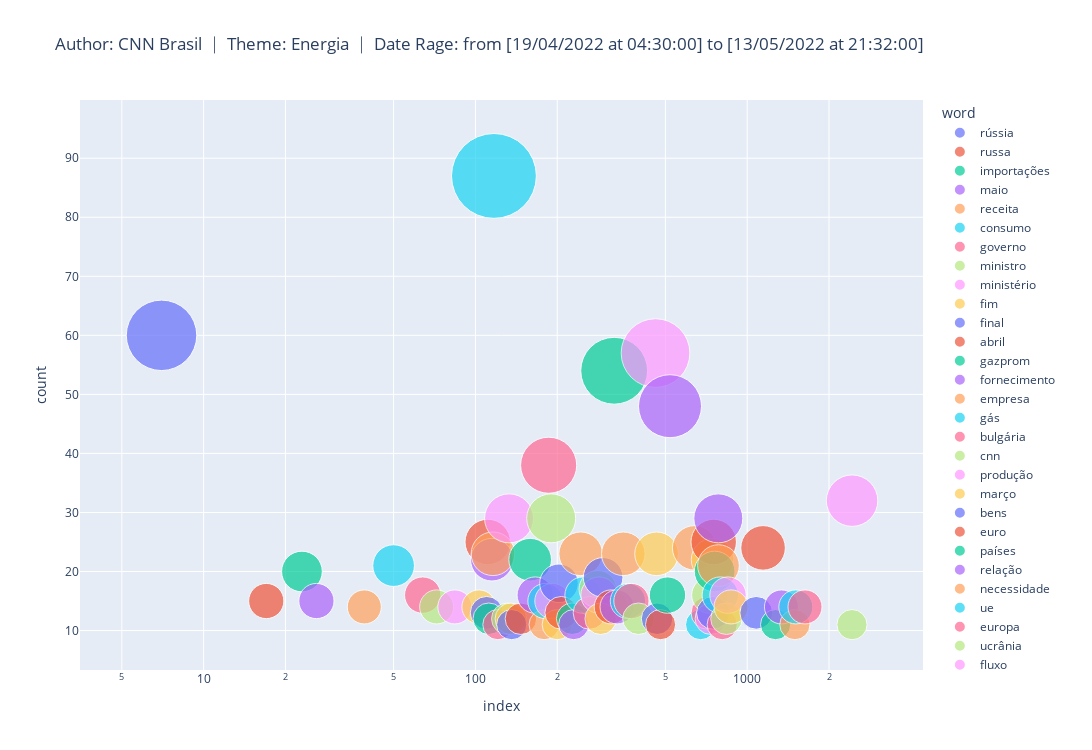

Write notebook code for a chart like this one.
### Code cell
df2 = pd.DataFrame.from_dict(wordcloud_text, orient='index')

df2 = df2.rename(columns={0:'count'})
df2['word'] = df2.index

df2 = df2.reset_index(drop=True)
df2 = df2[['word','count']]



fig = px.scatter(df2.query('count > 10'),
                y="count",
                size="count",
                color="word",
                hover_name="word",
                log_x=True,
                title = wordcloud_title,
                width=1500, 
                height=750,
                size_max=60)
fig.show()

### Figure 1 — Plotly figure (JSON) as saved in the notebook; plotly's stock layout.template omitted (floating-point values rounded to 4 significant figures)
{"data": [{"hovertemplate": "<b>%{hovertext}</b><br><br>word=rússia<br>index=%{x}<br>count=%{marker.size}<extra></extra>", "hovertext": ["rússia"], "legendgroup": "rússia", "marker": {"color": "#636efa", "size": [60], "sizemode": "area", "sizeref": 0.02417, "symbol": "circle"}, "mode": "markers", "name": "rússia", "orientation": "v", "showlegend": true, "type": "scatter", "x": [7], "xaxis": "x", "y": [60], "yaxis": "y"}, {"hovertemplate": "<b>%{hovertext}</b><br><br>word=russa<br>index=%{x}<br>count=%{marker.size}<extra></extra>", "hovertext": ["russa"], "legendgroup": "russa", "marker": {"color": "#EF553B", "size": [15], "sizemode": "area", "sizeref": 0.02417, "symbol": "circle"}, "mode": "markers", "name": "russa", "orientation": "v", "showlegend": true, "type": "scatter", "x": [17], "xaxis": "x", "y": [15], "yaxis": "y"}, {"hovertemplate": "<b>%{hovertext}</b><br><br>word=importações<br>index=%{x}<br>count=%{marker.size}<extra></extra>", "hovertext": ["importações"], "legendgroup": "importações", "marker": {"color": "#00cc96", "size": [20], "sizemode": "area", "sizeref": 0.02417, "symbol": "circle"}, "mode": "markers", "name": "importações", "orientation": "v", "showlegend": true, "type": "scatter", "x": [23], "xaxis": "x", "y": [20], "yaxis": "y"}, {"hovertemplate": "<b>%{hovertext}</b><br><br>word=maio<br>index=%{x}<br>count=%{marker.size}<extra></extra>", "hovertext": ["maio"], "legendgroup": "maio", "marker": {"color": "#ab63fa", "size": [15], "sizemode": "area", "sizeref": 0.02417, "symbol": "circle"}, "mode": "markers", "name": "maio", "orientation": "v", "showlegend": true, "type": "scatter", "x": [26], "xaxis": "x", "y": [15], "yaxis": "y"}, {"hovertemplate": "<b>%{hovertext}</b><br><br>word=receita<br>index=%{x}<br>count=%{marker.size}<extra></extra>", "hovertext": ["receita"], "legendgroup": "receita", "marker": {"color": "#FFA15A", "size": [14], "sizemode": "area", "sizeref": 0.02417, "symbol": "circle"}, "mode": "markers", "name": "receita", "orientation": "v", "showlegend": true, "type": "scatter", "x": [39], "xaxis": "x", "y": [14], "yaxis": "y"}, {"hovertemplate": "<b>%{hovertext}</b><br><br>word=consumo<br>index=%{x}<br>count=%{marker.size}<extra></extra>", "hovertext": ["consumo"], "legendgroup": "consumo", "marker": {"color": "#19d3f3", "size": [21], "sizemode": "area", "sizeref": 0.02417, "symbol": "circle"}, "mode": "markers", "name": "consumo", "orientation": "v", "showlegend": true, "type": "scatter", "x": [50], "xaxis": "x", "y": [21], "yaxis": "y"}, {"hovertemplate": "<b>%{hovertext}</b><br><br>word=governo<br>index=%{x}<br>count=%{marker.size}<extra></extra>", "hovertext": ["governo"], "legendgroup": "governo", "marker": {"color": "#FF6692", "size": [16], "sizemode": "area", "sizeref": 0.02417, "symbol": "circle"}, "mode": "markers", "name": "governo", "orientation": "v", "showlegend": true, "type": "scatter", "x": [64], "xaxis": "x", "y": [16], "yaxis": "y"}, {"hovertemplate": "<b>%{hovertext}</b><br><br>word=ministro<br>index=%{x}<br>count=%{marker.size}<extra></extra>", "hovertext": ["ministro"], "legendgroup": "ministro", "marker": {"color": "#B6E880", "size": [14], "sizemode": "area", "sizeref": 0.02417, "symbol": "circle"}, "mode": "markers", "name": "ministro", "orientation": "v", "showlegend": true, "type": "scatter", "x": [72], "xaxis": "x", "y": [14], "yaxis": "y"}, {"hovertemplate": "<b>%{hovertext}</b><br><br>word=ministério<br>index=%{x}<br>count=%{marker.size}<extra></extra>", "hovertext": ["ministério"], "legendgroup": "ministério", "marker": {"color": "#FF97FF", "size": [14], "sizemode": "area", "sizeref": 0.02417, "symbol": "circle"}, "mode": "markers", "name": "ministério", "orientation": "v", "showlegend": true, "type": "scatter", "x": [84], "xaxis": "x", "y": [14], "yaxis": "y"}, {"hovertemplate": "<b>%{hovertext}</b><br><br>word=fim<br>index=%{x}<br>count=%{marker.size}<extra></extra>", "hovertext": ["fim"], "legendgroup": "fim", "marker": {"color": "#FECB52", "size": [14], "sizemode": "area", "sizeref": 0.02417, "symbol": "circle"}, "mode": "markers", "name": "fim", "orientation": "v", "showlegend": true, "type": "scatter", "x": [103], "xaxis": "x", "y": [14], "yaxis": "y"}, {"hovertemplate": "<b>%{hovertext}</b><br><br>word=final<br>index=%{x}<br>count=%{marker.size}<extra></extra>", "hovertext": ["final"], "legendgroup": "final", "marker": {"color": "#636efa", "size": [13], "sizemode": "area", "sizeref": 0.02417, "symbol": "circle"}, "mode": "markers", "name": "final", "orientation": "v", "showlegend": true, "type": "scatter", "x": [110], "xaxis": "x", "y": [13], "yaxis": "y"}, {"hovertemplate": "<b>%{hovertext}</b><br><br>word=abril<br>index=%{x}<br>count=%{marker.size}<extra></extra>", "hovertext": ["abril"], "legendgroup": "abril", "marker": {"color": "#EF553B", "size": [25], "sizemode": "area", "sizeref": 0.02417, "symbol": "circle"}, "mode": "markers", "name": "abril", "orientation": "v", "showlegend": true, "type": "scatter", "x": [111], "xaxis": "x", "y": [25], "yaxis": "y"}, {"hovertemplate": "<b>%{hovertext}</b><br><br>word=gazprom<br>index=%{x}<br>count=%{marker.size}<extra></extra>", "hovertext": ["gazprom"], "legendgroup": "gazprom", "marker": {"color": "#00cc96", "size": [12], "sizemode": "area", "sizeref": 0.02417, "symbol": "circle"}, "mode": "markers", "name": "gazprom", "orientation": "v", "showlegend": true, "type": "scatter", "x": [112], "xaxis": "x", "y": [12], "yaxis": "y"}, {"hovertemplate": "<b>%{hovertext}</b><br><br>word=fornecimento<br>index=%{x}<br>count=%{marker.size}<extra></extra>", "hovertext": ["fornecimento"], "legendgroup": "fornecimento", "marker": {"color": "#ab63fa", "size": [22], "sizemode": "area", "sizeref": 0.02417, "symbol": "circle"}, "mode": "markers", "name": "fornecimento", "orientation": "v", "showlegend": true, "type": "scatter", "x": [115], "xaxis": "x", "y": [22], "yaxis": "y"}, {"hovertemplate": "<b>%{hovertext}</b><br><br>word=empresa<br>index=%{x}<br>count=%{marker.size}<extra></extra>", "hovertext": ["empresa"], "legendgroup": "empresa", "marker": {"color": "#FFA15A", "size": [23], "sizemode": "area", "sizeref": 0.02417, "symbol": "circle"}, "mode": "markers", "name": "empresa", "orientation": "v", "showlegend": true, "type": "scatter", "x": [116], "xaxis": "x", "y": [23], "yaxis": "y"}, {"hovertemplate": "<b>%{hovertext}</b><br><br>word=gás<br>index=%{x}<br>count=%{marker.size}<extra></extra>", "hovertext": ["gás"], "legendgroup": "gás", "marker": {"color": "#19d3f3", "size": [87], "sizemode": "area", "sizeref": 0.02417, "symbol": "circle"}, "mode": "markers", "name": "gás", "orientation": "v", "showlegend": true, "type": "scatter", "x": [117], "xaxis": "x", "y": [87], "yaxis": "y"}, {"hovertemplate": "<b>%{hovertext}</b><br><br>word=bulgária<br>index=%{x}<br>count=%{marker.size}<extra></extra>", "hovertext": ["bulgária"], "legendgroup": "bulgária", "marker": {"color": "#FF6692", "size": [11], "sizemode": "area", "sizeref": 0.02417, "symbol": "circle"}, "mode": "markers", "name": "bulgária", "orientation": "v", "showlegend": true, "type": "scatter", "x": [121], "xaxis": "x", "y": [11], "yaxis": "y"}, {"hovertemplate": "<b>%{hovertext}</b><br><br>word=cnn<br>index=%{x}<br>count=%{marker.size}<extra></extra>", "hovertext": ["cnn"], "legendgroup": "cnn", "marker": {"color": "#B6E880", "size": [12], "sizemode": "area", "sizeref": 0.02417, "symbol": "circle"}, "mode": "markers", "name": "cnn", "orientation": "v", "showlegend": true, "type": "scatter", "x": [131], "xaxis": "x", "y": [12], "yaxis": "y"}, {"hovertemplate": "<b>%{hovertext}</b><br><br>word=produção<br>index=%{x}<br>count=%{marker.size}<extra></extra>", "hovertext": ["produção"], "legendgroup": "produção", "marker": {"color": "#FF97FF", "size": [29], "sizemode": "area", "sizeref": 0.02417, "symbol": "circle"}, "mode": "markers", "name": "produção", "orientation": "v", "showlegend": true, "type": "scatter", "x": [133], "xaxis": "x", "y": [29], "yaxis": "y"}, {"hovertemplate": "<b>%{hovertext}</b><br><br>word=março<br>index=%{x}<br>count=%{marker.size}<extra></extra>", "hovertext": ["março"], "legendgroup": "março", "marker": {"color": "#FECB52", "size": [12], "sizemode": "area", "sizeref": 0.02417, "symbol": "circle"}, "mode": "markers", "name": "março", "orientation": "v", "showlegend": true, "type": "scatter", "x": [135], "xaxis": "x", "y": [12], "yaxis": "y"}, {"hovertemplate": "<b>%{hovertext}</b><br><br>word=bens<br>index=%{x}<br>count=%{marker.size}<extra></extra>", "hovertext": ["bens"], "legendgroup": "bens", "marker": {"color": "#636efa", "size": [11], "sizemode": "area", "sizeref": 0.02417, "symbol": "circle"}, "mode": "markers", "name": "bens", "orientation": "v", "showlegend": true, "type": "scatter", "x": [136], "xaxis": "x", "y": [11], "yaxis": "y"}, {"hovertemplate": "<b>%{hovertext}</b><br><br>word=euro<br>index=%{x}<br>count=%{marker.size}<extra></extra>", "hovertext": ["euro"], "legendgroup": "euro", "marker": {"color": "#EF553B", "size": [12], "sizemode": "area", "sizeref": 0.02417, "symbol": "circle"}, "mode": "markers", "name": "euro", "orientation": "v", "showlegend": true, "type": "scatter", "x": [147], "xaxis": "x", "y": [12], "yaxis": "y"}, {"hovertemplate": "<b>%{hovertext}</b><br><br>word=países<br>index=%{x}<br>count=%{marker.size}<extra></extra>", "hovertext": ["países"], "legendgroup": "países", "marker": {"color": "#00cc96", "size": [22], "sizemode": "area", "sizeref": 0.02417, "symbol": "circle"}, "mode": "markers", "name": "países", "orientation": "v", "showlegend": true, "type": "scatter", "x": [159], "xaxis": "x", "y": [22], "yaxis": "y"}, {"hovertemplate": "<b>%{hovertext}</b><br><br>word=relação<br>index=%{x}<br>count=%{marker.size}<extra></extra>", "hovertext": ["relação"], "legendgroup": "relação", "marker": {"color": "#ab63fa", "size": [16], "sizemode": "area", "sizeref": 0.02417, "symbol": "circle"}, "mode": "markers", "name": "relação", "orientation": "v", "showlegend": true, "type": "scatter", "x": [166], "xaxis": "x", "y": [16], "yaxis": "y"}, {"hovertemplate": "<b>%{hovertext}</b><br><br>word=necessidade<br>index=%{x}<br>count=%{marker.size}<extra></extra>", "hovertext": ["necessidade"], "legendgroup": "necessidade", "marker": {"color": "#FFA15A", "size": [11], "sizemode": "area", "sizeref": 0.02417, "symbol": "circle"}, "mode": "markers", "name": "necessidade", "orientation": "v", "showlegend": true, "type": "scatter", "x": [179], "xaxis": "x", "y": [11], "yaxis": "y"}, {"hovertemplate": "<b>%{hovertext}</b><br><br>word=ue<br>index=%{x}<br>count=%{marker.size}<extra></extra>", "hovertext": ["ue"], "legendgroup": "ue", "marker": {"color": "#19d3f3", "size": [15], "sizemode": "area", "sizeref": 0.02417, "symbol": "circle"}, "mode": "markers", "name": "ue", "orientation": "v", "showlegend": true, "type": "scatter", "x": [181], "xaxis": "x", "y": [15], "yaxis": "y"}, {"hovertemplate": "<b>%{hovertext}</b><br><br>word=europa<br>index=%{x}<br>count=%{marker.size}<extra></extra>", "hovertext": ["europa"], "legendgroup": "europa", "marker": {"color": "#FF6692", "size": [38], "sizemode": "area", "sizeref": 0.02417, "symbol": "circle"}, "mode": "markers", "name": "europa", "orientation": "v", "showlegend": true, "type": "scatter", "x": [186], "xaxis": "x", "y": [38], "yaxis": "y"}, {"hovertemplate": "<b>%{hovertext}</b><br><br>word=ucrânia<br>index=%{x}<br>count=%{marker.size}<extra></extra>", "hovertext": ["ucrânia"], "legendgroup": "ucrânia", "marker": {"color": "#B6E880", "size": [29], "sizemode": "area", "sizeref": 0.02417, "symbol": "circle"}, "mode": "markers", "name": "ucrânia", "orientation": "v", "showlegend": true, "type": "scatter", "x": [190], "xaxis": "x", "y": [29], "yaxis": "y"}, {"hovertemplate": "<b>%{hovertext}</b><br><br>word=fluxo<br>index=%{x}<br>count=%{marker.size}<extra></extra>", "hovertext": ["fluxo"], "legendgroup": "fluxo", "marker": {"color": "#FF97FF", "size": [15], "sizemode": "area", "sizeref": 0.02417, "symbol": "circle"}, "mode": "markers", "name": "fluxo", "orientation": "v", "showlegend": true, "type": "scatter", "x": [192], "xaxis": "x", "y": [15], "yaxis": "y"}, {"hovertemplate": "<b>%{hovertext}</b><br><br>word=gasoduto<br>index=%{x}<br>count=%{marker.size}<extra></extra>", "hovertext": ["gasoduto"], "legendgroup": "gasoduto", "marker": {"color": "#FECB52", "size": [11], "sizemode": "area", "sizeref": 0.02417, "symbol": "circle"}, "mode": "markers", "name": "gasoduto", "orientation": "v", "showlegend": true, "type": "scatter", "x": [200], "xaxis": "x", "y": [11], "yaxis": "y"}, {"hovertemplate": "<b>%{hovertext}</b><br><br>word=polônia<br>index=%{x}<br>count=%{marker.size}<extra></extra>", "hovertext": ["polônia"], "legendgroup": "polônia", "marker": {"color": "#636efa", "size": [18], "sizemode": "area", "sizeref": 0.02417, "symbol": "circle"}, "mode": "markers", "name": "polônia", "orientation": "v", "showlegend": true, "type": "scatter", "x": [203], "xaxis": "x", "y": [18], "yaxis": "y"}, {"hovertemplate": "<b>%{hovertext}</b><br><br>word=alemanha<br>index=%{x}<br>count=%{marker.size}<extra></extra>", "hovertext": ["alemanha"], "legendgroup": "alemanha", "marker": {"color": "#EF553B", "size": [13], "sizemode": "area", "sizeref": 0.02417, "symbol": "circle"}, "mode": "markers", "name": "alemanha", "orientation": "v", "showlegend": true, "type": "scatter", "x": [207], "xaxis": "x", "y": [13], "yaxis": "y"}, {"hovertemplate": "<b>%{hovertext}</b><br><br>word=sanções<br>index=%{x}<br>count=%{marker.size}<extra></extra>", "hovertext": ["sanções"], "legendgroup": "sanções", "marker": {"color": "#00cc96", "size": [12], "sizemode": "area", "sizeref": 0.02417, "symbol": "circle"}, "mode": "markers", "name": "sanções", "orientation": "v", "showlegend": true, "type": "scatter", "x": [227], "xaxis": "x", "y": [12], "yaxis": "y"}, {"hovertemplate": "<b>%{hovertext}</b><br><br>word=estatal<br>index=%{x}<br>count=%{marker.size}<extra></extra>", "hovertext": ["estatal"], "legendgroup": "estatal", "marker": {"color": "#ab63fa", "size": [11], "sizemode": "area", "sizeref": 0.02417, "symbol": "circle"}, "mode": "markers", "name": "estatal", "orientation": "v", "showlegend": true, "type": "scatter", "x": [230], "xaxis": "x", "y": [11], "yaxis": "y"}, {"hovertemplate": "<b>%{hovertext}</b><br><br>word=economia<br>index=%{x}<br>count=%{marker.size}<extra></extra>", "hovertext": ["economia"], "legendgroup": "economia", "marker": {"color": "#FFA15A", "size": [23], "sizemode": "area", "sizeref": 0.02417, "symbol": "circle"}, "mode": "markers", "name": "economia", "orientation": "v", "showlegend": true, "type": "scatter", "x": [244], "xaxis": "x", "y": [23], "yaxis": "y"}, {"hovertemplate": "<b>%{hovertext}</b><br><br>word=grande<br>index=%{x}<br>count=%{marker.size}<extra></extra>", "hovertext": ["grande"], "legendgroup": "grande", "marker": {"color": "#19d3f3", "size": [16], "sizemode": "area", "sizeref": 0.02417, "symbol": "circle"}, "mode": "markers", "name": "grande", "orientation": "v", "showlegend": true, "type": "scatter", "x": [249], "xaxis": "x", "y": [16], "yaxis": "y"}, {"hovertemplate": "<b>%{hovertext}</b><br><br>word=mês<br>index=%{x}<br>count=%{marker.size}<extra></extra>", "hovertext": ["mês"], "legendgroup": "mês", "marker": {"color": "#FF6692", "size": [13], "sizemode": "area", "sizeref": 0.02417, "symbol": "circle"}, "mode": "markers", "name": "mês", "orientation": "v", "showlegend": true, "type": "scatter", "x": [263], "xaxis": "x", "y": [13], "yaxis": "y"}, {"hovertemplate": "<b>%{hovertext}</b><br><br>word=guerra<br>index=%{x}<br>count=%{marker.size}<extra></extra>", "hovertext": ["guerra"], "legendgroup": "guerra", "marker": {"color": "#B6E880", "size": [17], "sizemode": "area", "sizeref": 0.02417, "symbol": "circle"}, "mode": "markers", "name": "guerra", "orientation": "v", "showlegend": true, "type": "scatter", "x": [282], "xaxis": "x", "y": [17], "yaxis": "y"}, {"hovertemplate": "<b>%{hovertext}</b><br><br>word=meses<br>index=%{x}<br>count=%{marker.size}<extra></extra>", "hovertext": ["meses"], "legendgroup": "meses", "marker": {"color": "#FF97FF", "size": [16], "sizemode": "area", "sizeref": 0.02417, "symbol": "circle"}, "mode": "markers", "name": "meses", "orientation": "v", "showlegend": true, "type": "scatter", "x": [285], "xaxis": "x", "y": [16], "yaxis": "y"}, {"hovertemplate": "<b>%{hovertext}</b><br><br>word=parte<br>index=%{x}<br>count=%{marker.size}<extra></extra>", "hovertext": ["parte"], "legendgroup": "parte", "marker": {"color": "#FECB52", "size": [12], "sizemode": "area", "sizeref": 0.02417, "symbol": "circle"}, "mode": "markers", "name": "parte", "orientation": "v", "showlegend": true, "type": "scatter", "x": [289], "xaxis": "x", "y": [12], "yaxis": "y"}, {"hovertemplate": "<b>%{hovertext}</b><br><br>word=milhões<br>index=%{x}<br>count=%{marker.size}<extra></extra>", "hovertext": ["milhões"], "legendgroup": "milhões", "marker": {"color": "#636efa", "size": [19], "sizemode": "area", "sizeref": 0.02417, "symbol": "circle"}, "mode": "markers", "name": "milhões", "orientation": "v", "showlegend": true, "type": "scatter", "x": [295], "xaxis": "x", "y": [19], "yaxis": "y"}, {"hovertemplate": "<b>%{hovertext}</b><br><br>word=impacto<br>index=%{x}<br>count=%{marker.size}<extra></extra>", "hovertext": ["impacto"], "legendgroup": "impacto", "marker": {"color": "#EF553B", "size": [14], "sizemode": "area", "sizeref": 0.02417, "symbol": "circle"}, "mode": "markers", "name": "impacto", "orientation": "v", "showlegend": true, "type": "scatter", "x": [316], "xaxis": "x", "y": [14], "yaxis": "y"}, {"hovertemplate": "<b>%{hovertext}</b><br><br>word=mercado<br>index=%{x}<br>count=%{marker.size}<extra></extra>", "hovertext": ["mercado"], "legendgroup": "mercado", "marker": {"color": "#00cc96", "size": [54], "sizemode": "area", "sizeref": 0.02417, "symbol": "circle"}, "mode": "markers", "name": "mercado", "orientation": "v", "showlegend": true, "type": "scatter", "x": [324], "xaxis": "x", "y": [54], "yaxis": "y"}, {"hovertemplate": "<b>%{hovertext}</b><br><br>word=recorde<br>index=%{x}<br>count=%{marker.size}<extra></extra>", "hovertext": ["recorde"], "legendgroup": "recorde", "marker": {"color": "#ab63fa", "size": [14], "sizemode": "area", "sizeref": 0.02417, "symbol": "circle"}, "mode": "markers", "name": "recorde", "orientation": "v", "showlegend": true, "type": "scatter", "x": [332], "xaxis": "x", "y": [14], "yaxis": "y"}, {"hovertemplate": "<b>%{hovertext}</b><br><br>word=medida<br>index=%{x}<br>count=%{marker.size}<extra></extra>", "hovertext": ["medida"], "legendgroup": "medida", "marker": {"color": "#FFA15A", "size": [23], "sizemode": "area", "sizeref": 0.02417, "symbol": "circle"}, "mode": "markers", "name": "medida", "orientation": "v", "showlegend": true, "type": "scatter", "x": [350], "xaxis": "x", "y": [23], "yaxis": "y"}, {"hovertemplate": "<b>%{hovertext}</b><br><br>word=analista<br>index=%{x}<br>count=%{marker.size}<extra></extra>", "hovertext": ["analista"], "legendgroup": "analista", "marker": {"color": "#19d3f3", "size": [15], "sizemode": "area", "sizeref": 0.02417, "symbol": "circle"}, "mode": "markers", "name": "analista", "orientation": "v", "showlegend": true, "type": "scatter", "x": [364], "xaxis": "x", "y": [15], "yaxis": "y"}, {"hovertemplate": "<b>%{hovertext}</b><br><br>word=outro<br>index=%{x}<br>count=%{marker.size}<extra></extra>", "hovertext": ["outro"], "legendgroup": "outro", "marker": {"color": "#FF6692", "size": [15], "sizemode": "area", "sizeref": 0.02417, "symbol": "circle"}, "mode": "markers", "name": "outro", "orientation": "v", "showlegend": true, "type": "scatter", "x": [375], "xaxis": "x", "y": [15], "yaxis": "y"}, {"hovertemplate": "<b>%{hovertext}</b><br><br>word=bloco<br>index=%{x}<br>count=%{marker.size}<extra></extra>", "hovertext": ["bloco"], "legendgroup": "bloco", "marker": {"color": "#B6E880", "size": [12], "sizemode": "area", "sizeref": 0.02417, "symbol": "circle"}, "mode": "markers", "name": "bloco", "orientation": "v", "showlegend": true, "type": "scatter", "x": [398], "xaxis": "x", "y": [12], "yaxis": "y"}, {"hovertemplate": "<b>%{hovertext}</b><br><br>word=petróleo<br>index=%{x}<br>count=%{marker.size}<extra></extra>", "hovertext": ["petróleo"], "legendgroup": "petróleo", "marker": {"color": "#FF97FF", "size": [57], "sizemode": "area", "sizeref": 0.02417, "symbol": "circle"}, "mode": "markers", "name": "petróleo", "orientation": "v", "showlegend": true, "type": "scatter", "x": [460], "xaxis": "x", "y": [57], "yaxis": "y"}, {"hovertemplate": "<b>%{hovertext}</b><br><br>word=aumento<br>index=%{x}<br>count=%{marker.size}<extra></extra>", "hovertext": ["aumento"], "legendgroup": "aumento", "marker": {"color": "#FECB52", "size": [23], "sizemode": "area", "sizeref": 0.02417, "symbol": "circle"}, "mode": "markers", "name": "aumento", "orientation": "v", "showlegend": true, "type": "scatter", "x": [464], "xaxis": "x", "y": [23], "yaxis": "y"}, {"hovertemplate": "<b>%{hovertext}</b><br><br>word=invasão<br>index=%{x}<br>count=%{marker.size}<extra></extra>", "hovertext": ["invasão"], "legendgroup": "invasão", "marker": {"color": "#636efa", "size": [12], "sizemode": "area", "sizeref": 0.02417, "symbol": "circle"}, "mode": "markers", "name": "invasão", "orientation": "v", "showlegend": true, "type": "scatter", "x": [466], "xaxis": "x", "y": [12], "yaxis": "y"}, {"hovertemplate": "<b>%{hovertext}</b><br><br>word=barris<br>index=%{x}<br>count=%{marker.size}<extra></extra>", "hovertext": ["barris"], "legendgroup": "barris", "marker": {"color": "#EF553B", "size": [11], "sizemode": "area", "sizeref": 0.02417, "symbol": "circle"}, "mode": "markers", "name": "barris", "orientation": "v", "showlegend": true, "type": "scatter", "x": [480], "xaxis": "x", "y": [11], "yaxis": "y"}, {"hovertemplate": "<b>%{hovertext}</b><br><br>word=índia<br>index=%{x}<br>count=%{marker.size}<extra></extra>", "hovertext": ["índia"], "legendgroup": "índia", "marker": {"color": "#00cc96", "size": [16], "sizemode": "area", "sizeref": 0.02417, "symbol": "circle"}, "mode": "markers", "name": "índia", "orientation": "v", "showlegend": true, "type": "scatter", "x": [509], "xaxis": "x", "y": [16], "yaxis": "y"}, {"hovertemplate": "<b>%{hovertext}</b><br><br>word=preço<br>index=%{x}<br>count=%{marker.size}<extra></extra>", "hovertext": ["preço"], "legendgroup": "preço", "marker": {"color": "#ab63fa", "size": [48], "sizemode": "area", "sizeref": 0.02417, "symbol": "circle"}, "mode": "markers", "name": "preço", "orientation": "v", "showlegend": true, "type": "scatter", "x": [520], "xaxis": "x", "y": [48], "yaxis": "y"}, {"hovertemplate": "<b>%{hovertext}</b><br><br>word=us<br>index=%{x}<br>count=%{marker.size}<extra></extra>", "hovertext": ["us"], "legendgroup": "us", "marker": {"color": "#FFA15A", "size": [24], "sizemode": "area", "sizeref": 0.02417, "symbol": "circle"}, "mode": "markers", "name": "us", "orientation": "v", "showlegend": true, "type": "scatter", "x": [641], "xaxis": "x", "y": [24], "yaxis": "y"}, {"hovertemplate": "<b>%{hovertext}</b><br><br>word=indústria<br>index=%{x}<br>count=%{marker.size}<extra></extra>", "hovertext": ["indústria"], "legendgroup": "indústria", "marker": {"color": "#19d3f3", "size": [11], "sizemode": "area", "sizeref": 0.02417, "symbol": "circle"}, "mode": "markers", "name": "indústria", "orientation": "v", "showlegend": true, "type": "scatter", "x": [674], "xaxis": "x", "y": [11], "yaxis": "y"}, {"hovertemplate": "<b>%{hovertext}</b><br><br>word=projeto<br>index=%{x}<br>count=%{marker.size}<extra></extra>", "hovertext": ["projeto"], "legendgroup": "projeto", "marker": {"color": "#FF6692", "size": [13], "sizemode": "area", "sizeref": 0.02417, "symbol": "circle"}, "mode": "markers", "name": "projeto", "orientation": "v", "showlegend": true, "type": "scatter", "x": [714], "xaxis": "x", "y": [13], "yaxis": "y"}, {"hovertemplate": "<b>%{hovertext}</b><br><br>word=reajuste<br>index=%{x}<br>count=%{marker.size}<extra></extra>", "hovertext": ["reajuste"], "legendgroup": "reajuste", "marker": {"color": "#B6E880", "size": [16], "sizemode": "area", "sizeref": 0.02417, "symbol": "circle"}, "mode": "markers", "name": "reajuste", "orientation": "v", "showlegend": true, "type": "scatter", "x": [729], "xaxis": "x", "y": [16], "yaxis": "y"}, {"hovertemplate": "<b>%{hovertext}</b><br><br>word=estado<br>index=%{x}<br>count=%{marker.size}<extra></extra>", "hovertext": ["estado"], "legendgroup": "estado", "marker": {"color": "#FF97FF", "size": [12], "sizemode": "area", "sizeref": 0.02417, "symbol": "circle"}, "mode": "markers", "name": "estado", "orientation": "v", "showlegend": true, "type": "scatter", "x": [735], "xaxis": "x", "y": [12], "yaxis": "y"}, {"hovertemplate": "<b>%{hovertext}</b><br><br>word=petrobras<br>index=%{x}<br>count=%{marker.size}<extra></extra>", "hovertext": ["petrobras"], "legendgroup": "petrobras", "marker": {"color": "#FECB52", "size": [22], "sizemode": "area", "sizeref": 0.02417, "symbol": "circle"}, "mode": "markers", "name": "petrobras", "orientation": "v", "showlegend": true, "type": "scatter", "x": [746], "xaxis": "x", "y": [22], "yaxis": "y"}, {"hovertemplate": "<b>%{hovertext}</b><br><br>word=distribuidoras<br>index=%{x}<br>count=%{marker.size}<extra></extra>", "hovertext": ["distribuidoras"], "legendgroup": "distribuidoras", "marker": {"color": "#636efa", "size": [13], "sizemode": "area", "sizeref": 0.02417, "symbol": "circle"}, "mode": "markers", "name": "distribuidoras", "orientation": "v", "showlegend": true, "type": "scatter", "x": [748], "xaxis": "x", "y": [13], "yaxis": "y"}, {"hovertemplate": "<b>%{hovertext}</b><br><br>word=brasil<br>index=%{x}<br>count=%{marker.size}<extra></extra>", "hovertext": ["brasil"], "legendgroup": "brasil", "marker": {"color": "#EF553B", "size": [25], "sizemode": "area", "sizeref": 0.02417, "symbol": "circle"}, "mode": "markers", "name": "brasil", "orientation": "v", "showlegend": true, "type": "scatter", "x": [753], "xaxis": "x", "y": [25], "yaxis": "y"}, {"hovertemplate": "<b>%{hovertext}</b><br><br>word=alta<br>index=%{x}<br>count=%{marker.size}<extra></extra>", "hovertext": ["alta"], "legendgroup": "alta", "marker": {"color": "#00cc96", "size": [20], "sizemode": "area", "sizeref": 0.02417, "symbol": "circle"}, "mode": "markers", "name": "alta", "orientation": "v", "showlegend": true, "type": "scatter", "x": [759], "xaxis": "x", "y": [20], "yaxis": "y"}, {"hovertemplate": "<b>%{hovertext}</b><br><br>word=inflação<br>index=%{x}<br>count=%{marker.size}<extra></extra>", "hovertext": ["inflação"], "legendgroup": "inflação", "marker": {"color": "#ab63fa", "size": [29], "sizemode": "area", "sizeref": 0.02417, "symbol": "circle"}, "mode": "markers", "name": "inflação", "orientation": "v", "showlegend": true, "type": "scatter", "x": [783], "xaxis": "x", "y": [29], "yaxis": "y"}, {"hovertemplate": "<b>%{hovertext}</b><br><br>word=eua<br>index=%{x}<br>count=%{marker.size}<extra></extra>", "hovertext": ["eua"], "legendgroup": "eua", "marker": {"color": "#FFA15A", "size": [21], "sizemode": "area", "sizeref": 0.02417, "symbol": "circle"}, "mode": "markers", "name": "eua", "orientation": "v", "showlegend": true, "type": "scatter", "x": [784], "xaxis": "x", "y": [21], "yaxis": "y"}, {"hovertemplate": "<b>%{hovertext}</b><br><br>word=juros<br>index=%{x}<br>count=%{marker.size}<extra></extra>", "hovertext": ["juros"], "legendgroup": "juros", "marker": {"color": "#19d3f3", "size": [16], "sizemode": "area", "sizeref": 0.02417, "symbol": "circle"}, "mode": "markers", "name": "juros", "orientation": "v", "showlegend": true, "type": "scatter", "x": [796], "xaxis": "x", "y": [16], "yaxis": "y"}, {"hovertemplate": "<b>%{hovertext}</b><br><br>word=espera<br>index=%{x}<br>count=%{marker.size}<extra></extra>", "hovertext": ["espera"], "legendgroup": "espera", "marker": {"color": "#FF6692", "size": [11], "sizemode": "area", "sizeref": 0.02417, "symbol": "circle"}, "mode": "markers", "name": "espera", "orientation": "v", "showlegend": true, "type": "scatter", "x": [809], "xaxis": "x", "y": [11], "yaxis": "y"}, {"hovertemplate": "<b>%{hovertext}</b><br><br>word=eletrobras<br>index=%{x}<br>count=%{marker.size}<extra></extra>", "hovertext": ["eletrobras"], "legendgroup": "eletrobras", "marker": {"color": "#B6E880", "size": [12], "sizemode": "area", "sizeref": 0.02417, "symbol": "circle"}, "mode": "markers", "name": "eletrobras", "orientation": "v", "showlegend": true, "type": "scatter", "x": [839], "xaxis": "x", "y": [12], "yaxis": "y"}, {"hovertemplate": "<b>%{hovertext}</b><br><br>word=crescimento<br>index=%{x}<br>count=%{marker.size}<extra></extra>", "hovertext": ["crescimento"], "legendgroup": "crescimento", "marker": {"color": "#FF97FF", "size": [16], "sizemode": "area", "sizeref": 0.02417, "symbol": "circle"}, "mode": "markers", "name": "crescimento", "orientation": "v", "showlegend": true, "type": "scatter", "x": [850], "xaxis": "x", "y": [16], "yaxis": "y"}, {"hovertemplate": "<b>%{hovertext}</b><br><br>word=novo<br>index=%{x}<br>count=%{marker.size}<extra></extra>", "hovertext": ["novo"], "legendgroup": "novo", "marker": {"color": "#FECB52", "size": [14], "sizemode": "area", "sizeref": 0.02417, "symbol": "circle"}, "mode": "markers", "name": "novo", "orientation": "v", "showlegend": true, "type": "scatter", "x": [872], "xaxis": "x", "y": [14], "yaxis": "y"}, {"hovertemplate": "<b>%{hovertext}</b><br><br>word=norte<br>index=%{x}<br>count=%{marker.size}<extra></extra>", "hovertext": ["norte"], "legendgroup": "norte", "marker": {"color": "#636efa", "size": [13], "sizemode": "area", "sizeref": 0.02417, "symbol": "circle"}, "mode": "markers", "name": "norte", "orientation": "v", "showlegend": true, "type": "scatter", "x": [1080], "xaxis": "x", "y": [13], "yaxis": "y"}, {"hovertemplate": "<b>%{hovertext}</b><br><br>word=dado<br>index=%{x}<br>count=%{marker.size}<extra></extra>", "hovertext": ["dado"], "legendgroup": "dado", "marker": {"color": "#EF553B", "size": [24], "sizemode": "area", "sizeref": 0.02417, "symbol": "circle"}, "mode": "markers", "name": "dado", "orientation": "v", "showlegend": true, "type": "scatter", "x": [1144], "xaxis": "x", "y": [24], "yaxis": "y"}, {"hovertemplate": "<b>%{hovertext}</b><br><br>word=desenvolvimento<br>index=%{x}<br>count=%{marker.size}<extra></extra>", "hovertext": ["desenvolvimento"], "legendgroup": "desenvolvimento", "marker": {"color": "#00cc96", "size": [11], "sizemode": "area", "sizeref": 0.02417, "symbol": "circle"}, "mode": "markers", "name": "desenvolvimento", "orientation": "v", "showlegend": true, "type": "scatter", "x": [1272], "xaxis": "x", "y": [11], "yaxis": "y"}, {"hovertemplate": "<b>%{hovertext}</b><br><br>word=calor<br>index=%{x}<br>count=%{marker.size}<extra></extra>", "hovertext": ["calor"], "legendgroup": "calor", "marker": {"color": "#ab63fa", "size": [14], "sizemode": "area", "sizeref": 0.02417, "symbol": "circle"}, "mode": "markers", "name": "calor", "orientation": "v", "showlegend": true, "type": "scatter", "x": [1337], "xaxis": "x", "y": [14], "yaxis": "y"}, {"hovertemplate": "<b>%{hovertext}</b><br><br>word=consumidores<br>index=%{x}<br>count=%{marker.size}<extra></extra>", "hovertext": ["consumidores"], "legendgroup": "consumidores", "marker": {"color": "#FFA15A", "size": [11], "sizemode": "area", "sizeref": 0.02417, "symbol": "circle"}, "mode": "markers", "name": "consumidores", "orientation": "v", "showlegend": true, "type": "scatter", "x": [1498], "xaxis": "x", "y": [11], "yaxis": "y"}, {"hovertemplate": "<b>%{hovertext}</b><br><br>word=conta<br>index=%{x}<br>count=%{marker.size}<extra></extra>", "hovertext": ["conta"], "legendgroup": "conta", "marker": {"color": "#19d3f3", "size": [14], "sizemode": "area", "sizeref": 0.02417, "symbol": "circle"}, "mode": "markers", "name": "conta", "orientation": "v", "showlegend": true, "type": "scatter", "x": [1510], "xaxis": "x", "y": [14], "yaxis": "y"}, {"hovertemplate": "<b>%{hovertext}</b><br><br>word=contrato<br>index=%{x}<br>count=%{marker.size}<extra></extra>", "hovertext": ["contrato"], "legendgroup": "contrato", "marker": {"color": "#FF6692", "size": [14], "sizemode": "area", "sizeref": 0.02417, "symbol": "circle"}, "mode": "markers", "name": "contrato", "orientation": "v", "showlegend": true, "type": "scatter", "x": [1632], "xaxis": "x", "y": [14], "yaxis": "y"}, {"hovertemplate": "<b>%{hovertext}</b><br><br>word=união europeia<br>index=%{x}<br>count=%{marker.size}<extra></extra>", "hovertext": ["união europeia"], "legendgroup": "união europeia", "marker": {"color": "#B6E880", "size": [11], "sizemode": "area", "sizeref": 0.02417, "symbol": "circle"}, "mode": "markers", "name": "união europeia", "orientation": "v", "showlegend": true, "type": "scatter", "x": [2430], "xaxis": "x", "y": [11], "yaxis": "y"}, {"hovertemplate": "<b>%{hovertext}</b><br><br>word=gás natural<br>index=%{x}<br>count=%{marker.size}<extra></extra>", "hovertext": ["gás natural"], "legendgroup": "gás natural", "marker": {"color": "#FF97FF", "size": [32], "sizemode": "area", "sizeref": 0.02417, "symbol": "circle"}, "mode": "markers", "name": "gás natural", "orientation": "v", "showlegend": true, "type": "scatter", "x": [2432], "xaxis": "x", "y": [32], "yaxis": "y"}], "layout": {"height": 750, "legend": {"itemsizing": "constant", "title": {"text": "word"}, "tracegroupgap": 0}, "title": {"text": "Author: CNN Brasil │ Theme: Energia │ Date Rage: from [19/04/2022 at 04:30:00] to [13/05/2022 at 21:32:00]"}, "width": 1500, "xaxis": {"anchor": "y", "domain": [0, 1], "title": {"text": "index"}, "type": "log"}, "yaxis": {"anchor": "x", "domain": [0, 1], "title": {"text": "count"}}}}
